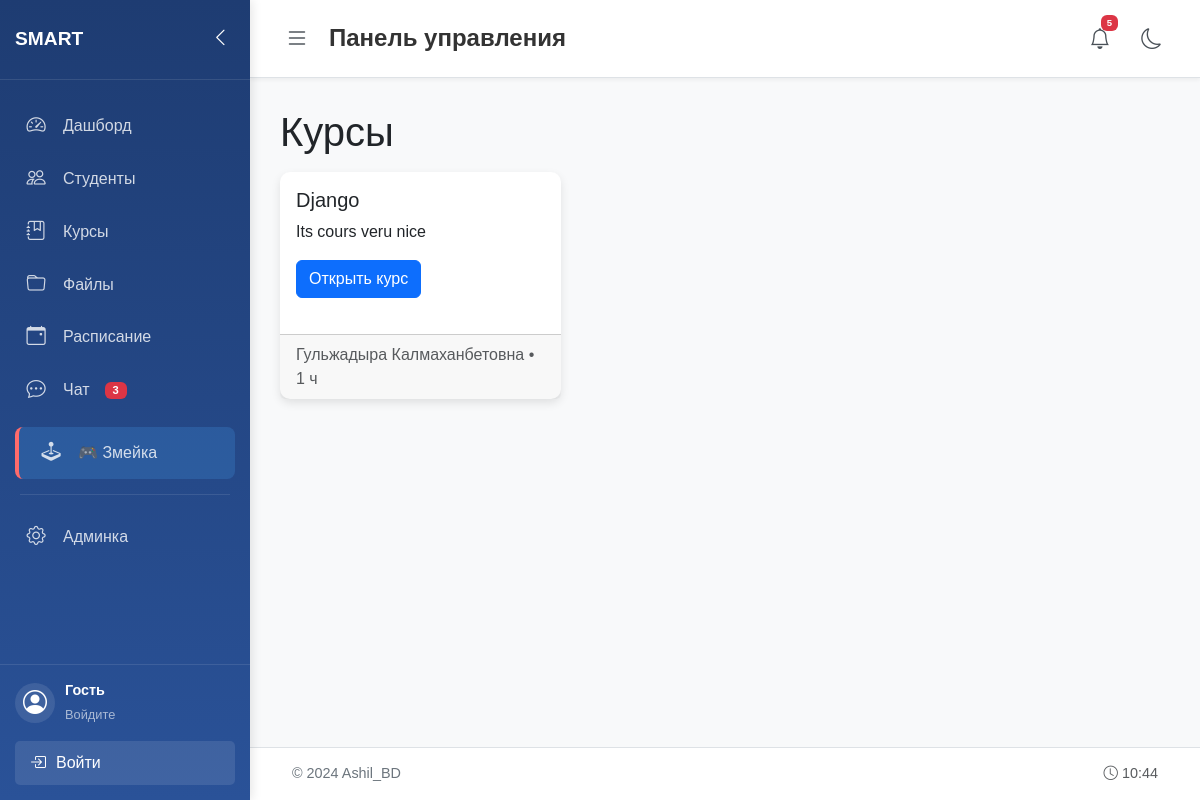
Page /courses/ on the committed database.
### students/models.py (models this page shows, shortened)
class Course(models.Model):
    title = models.CharField(max_length=150)
    code = models.CharField(max_length=20, blank=True)
    description = models.TextField(blank=True)
    teacher = models.ForeignKey(Teacher, on_delete=models.SET_NULL, null=True, blank=True)
    duration = models.PositiveIntegerField(help_text='Длительность в часах', default=0)
    created_at = models.DateTimeField(auto_now_add=True)

class Teacher(models.Model):
    user = models.OneToOneField(User, on_delete=models.CASCADE, null=True, blank=True)
    name = models.CharField(max_length=100)
    bio = models.TextField(blank=True)
    email = models.EmailField(blank=True)
    def __str__(self):
        return self.name

### students/views.py (the view)
# urls.py: path('courses/', views.course_list, name='course_list'),
def course_list(request):
    courses = Course.objects.select_related('teacher').all()
    return render(request, 'students/course_list.html', {'courses': courses})

### students/templates/students/course_list.html (shortened to what this page needs)
{% extends 'students/base.html' %}
{% block content %}
<h1 class="mb-3">Курсы</h1>
<div class="row">
  {% for course in courses %}
  <div class="col-md-4 mb-3">
    <div class="card h-100">
      <div class="card-body">
        <h5 class="card-title">{{ course.title }}</h5>
        <p class="card-text">{{ course.description|truncatechars:150 }}</p>
        <a href="{% url 'course_detail' course.id %}" class="btn btn-primary">Открыть курс</a>
      </div>
      <div class="card-footer text-muted">
        {{ course.teacher }} • {{ course.duration }} ч
      </div>
    </div>
  </div>
  {% endfor %}
</div>
{% endblock %}

### students/static/students/style.css (style rules this page uses)
body { background-color: #f8f9fa; font-family: Arial, sans-serif; margin: 0; padding: 0; overflow-x: hidden; }
.card { box-shadow: 0 4px 10px rgba(0, 0, 0, 0.1); border-radius: 10px; border: none; margin-bottom: 20px; }

### rows in the picture
Course: title "Django", description "Its cours veru nice", teacher "Гульжадыра Калмаханбетовна", duration "1"
